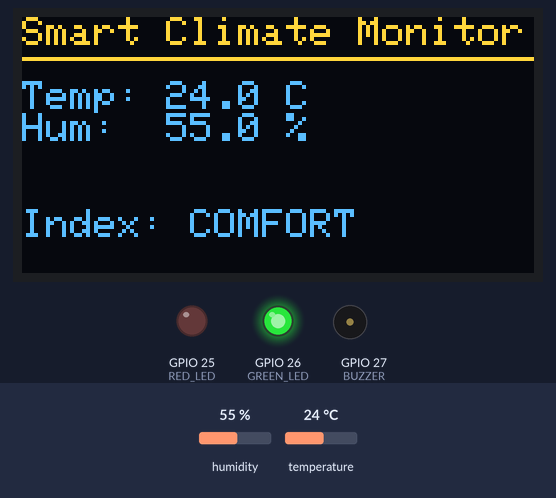
The sketch below on a simulated ESP32. Parts: 128×64 one-colour display, output pins drawn as LEDs (lit = HIGH), buzzer (waves = sounding, pin HIGH). The test bench sets the inputs (shaded band); at power-on: temperature 24 °C, humidity 55 %. The OLED is the two-colour kind (top 16 rows yellow); what the sketch prints to the serial monitor is not drawn.

Above: at 4.8 s.
4.9 s: temperature set to 37 °C
At 7.4 s:
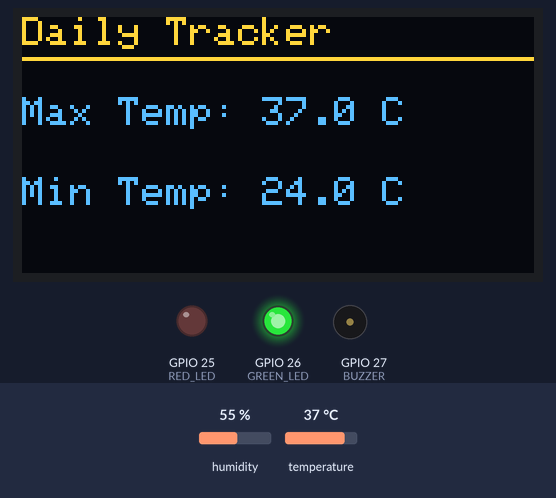
11.3 s: temperature set to 40 °C
At 12.9 s:
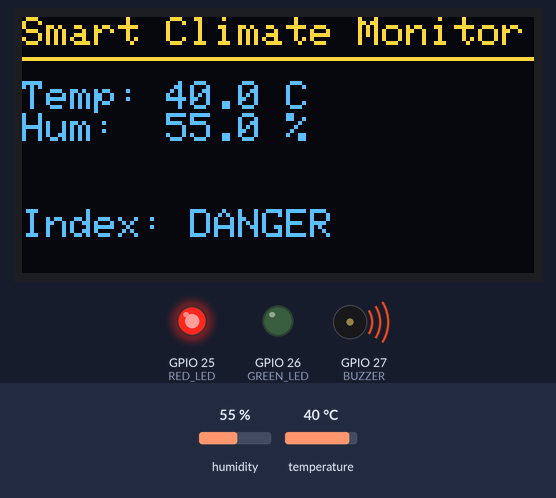
16.5 s: temperature set to 12 °C
At 21.2 s:
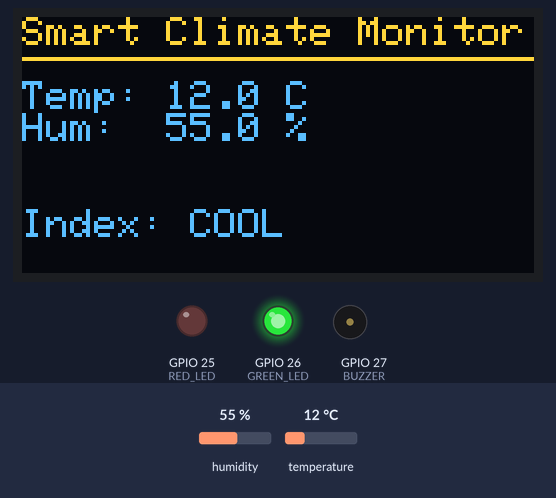
21.5 s: humidity set to 22 %
At 23.0 s:
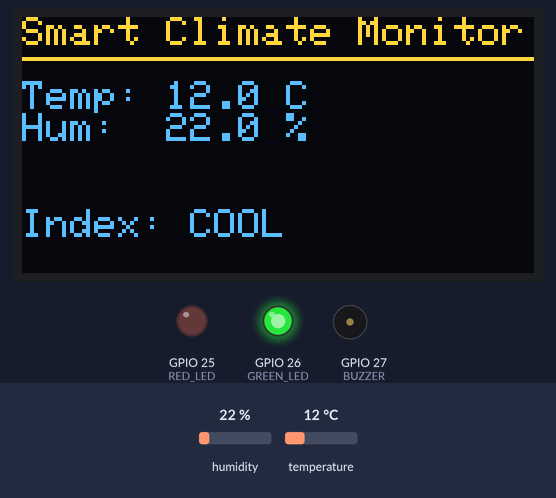
26.5 s: humidity set to 79 %
At 31.2 s:
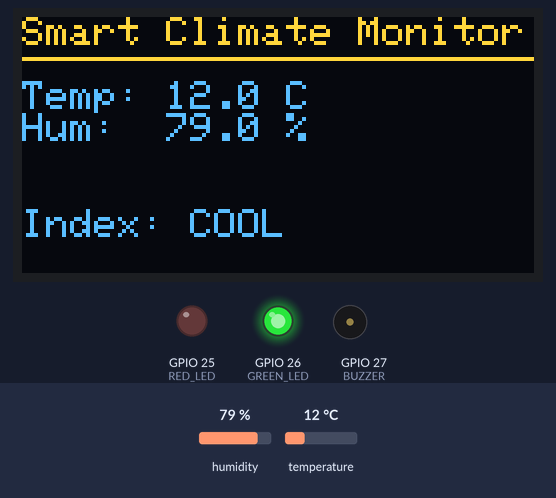
31.6 s: humidity set to 82 %
At 36.7 s:
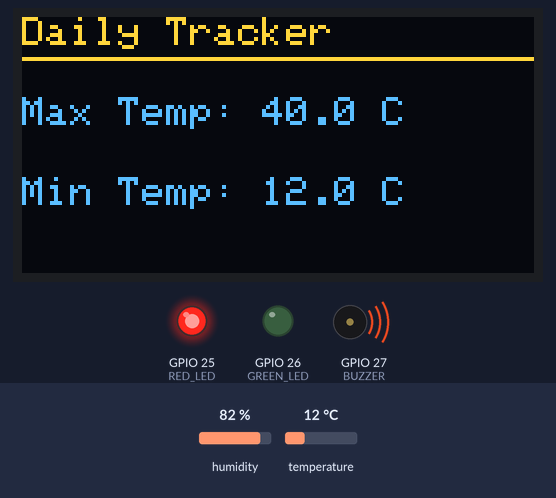
Timing chart, 0 to 41.7 s (numbered marks = the images above; inputs shaded):
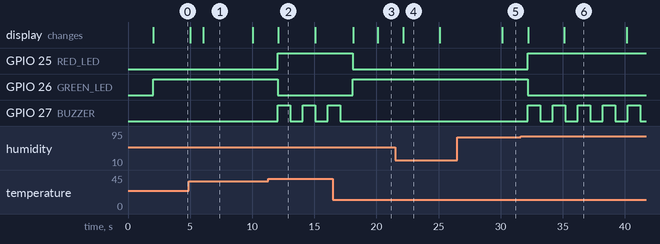

Measured:
- the behaviour switches between 38 and 39 °C on temperature (found by bisection; images 1 and 2)
- the behaviour switches between 80 and 81 % on humidity (found by bisection; images 5 and 6)
- after the input at 4.9 s, the display: first differs from a run without the input after 1.2 s (image 1)
- after the input at 11.3 s, GPIO 25 (RED_LED): LOW → HIGH after 0.77 s; GPIO 26 (GREEN_LED): HIGH → LOW after 0.77 s; GPIO 27 (BUZZER): alternates HIGH for 1.0 s and LOW for 1.0 s, starting after 0.77 s; the display: changes after 0.80 s (image 2)
- after the input at 16.5 s, GPIO 25 (RED_LED): HIGH → LOW after 1.6 s; GPIO 26 (GREEN_LED): LOW → HIGH after 1.6 s; GPIO 27 (BUZZER): goes on until 17.1 s, then stays LOW; the display: first changes after 1.6 s (image 3 shows a later state)
- after the input at 21.5 s, the display: changes after 0.66 s (image 4)
- after the input at 26.5 s, the display: changes after 3.6 s (image 5)
- after the input at 31.6 s, GPIO 25 (RED_LED): LOW → HIGH after 0.59 s; GPIO 26 (GREEN_LED): HIGH → LOW after 0.59 s; GPIO 27 (BUZZER): alternates HIGH for 1.0 s and LOW for 1.0 s, starting after 0.59 s; the display: first changes after 0.62 s (image 6 shows a later state)

The sketch:

p1-climate-monitor.ino
```cpp
#include <Wire.h>
#include <Adafruit_GFX.h>
#include <Adafruit_SSD1306.h>
#include <DHTesp.h>

// --- OLED Setup ---
#define SCREEN_WIDTH 128
#define SCREEN_HEIGHT 64
#define OLED_RESET -1
Adafruit_SSD1306 display(SCREEN_WIDTH, SCREEN_HEIGHT, &Wire, OLED_RESET);

// --- DHT11 Setup ---
DHTesp dht;

// --- Pin Definitions ---
const int DHT_PIN = 4;
const int RED_LED = 25;
const int GREEN_LED = 26;
const int BUZZER = 27;

// --- Timing Variables (for millis) ---
unsigned long lastReadTime = 0;
unsigned long lastLogTime = 0;
unsigned long lastScreenTime = 0;
unsigned long buzzerTurnOffTime = 0;

// --- Global Data ---
float currentTemp = 0.0;
float currentHum = 0.0;
float maxTemp = -100.0; // Starting low so first reading overrides it
float minTemp = 100.0;  // Starting high so first reading overrides it

String statusLabel = "STARTING";
bool buzzerActive = false;
int screenState = 0; // 0 = Main Live Readings, 1 = Bonus Max/Min screen

void setup() {
  Serial.begin(115200);

  // Initialize Output Pins
  pinMode(RED_LED, OUTPUT);
  pinMode(GREEN_LED, OUTPUT);
  pinMode(BUZZER, OUTPUT);

  // Initialize DHT11
  dht.setup(DHT_PIN, DHTesp::DHT11);

  // Initialize OLED (Address 0x3C is standard for 0.96" displays)
  if(!display.begin(SSD1306_SWITCHCAPVCC, 0x3C)) {
    Serial.println(F("SSD1306 allocation failed. Check wiring!"));
    for(;;); // Halt execution if screen fails
  }

  display.clearDisplay();
  display.setTextColor(WHITE);

  // Print CSV Header for Serial Monitor
  Serial.println("millis(),temp,humidity,status");
}

void loop() {
  unsigned long currentMillis = millis();

  // ---------------------------------------------------------
  // 1. Read DHT11 & Update Logic (Every 2 Seconds)
  // ---------------------------------------------------------
  if (currentMillis - lastReadTime >= 2000) {
    lastReadTime = currentMillis;

    TempAndHumidity data = dht.getTempAndHumidity();

    // Proceed only if the reading is successful
    if (dht.getStatus() == 0) {
      currentTemp = data.temperature;
      currentHum = data.humidity;

      // Bonus: Update Max/Min Tracker
      if (currentTemp > maxTemp) maxTemp = currentTemp;
      if (currentTemp < minTemp) minTemp = currentTemp;

      // Check Danger Thresholds
      bool isDanger = (currentTemp > 38.0 || currentHum > 80.0);

      if (isDanger) {
        statusLabel = "DANGER";
        digitalWrite(RED_LED, HIGH);
        digitalWrite(GREEN_LED, LOW);

        // Trigger buzzer for 1 second (non-blocking)
        if (!buzzerActive) {
            digitalWrite(BUZZER, HIGH);
            buzzerActive = true;
            buzzerTurnOffTime = currentMillis + 1000;
        }
      } else {
        digitalWrite(RED_LED, LOW);
        digitalWrite(GREEN_LED, HIGH);

        // Calculate Comfort Index
        if (currentTemp < 24.0) {
          statusLabel = "COOL";
        } else if (currentTemp <= 28.0 && currentHum <= 60.0) {
          statusLabel = "COMFORT";
        } else {
          statusLabel = "HOT";
        }
      }
    }
  }

  // ---------------------------------------------------------
  // 2. Buzzer Turn-Off Timer (Runs independently)
  // ---------------------------------------------------------
  if (buzzerActive && currentMillis >= buzzerTurnOffTime) {
    digitalWrite(BUZZER, LOW);
    buzzerActive = false;
  }

  // ---------------------------------------------------------
  // 3. Screen Switching (Bonus) & Display Update (Every 5 Secs)
  // ---------------------------------------------------------
  if (currentMillis - lastScreenTime >= 5000) {
    lastScreenTime = currentMillis;
    screenState = !screenState; // Toggle between screen 0 and 1
  }

  display.clearDisplay();

  if (screenState == 0) {
    // --- MAIN SCREEN ---
    display.setCursor(0, 0);
    display.setTextSize(1);
    display.println("Smart Climate Monitor");
    display.drawLine(0, 10, 128, 10, WHITE); // Header line separator

    display.setCursor(0, 16);
    display.setTextSize(1);
    display.print("Temp: "); display.print(currentTemp, 1); display.println(" C");
    display.print("Hum:  "); display.print(currentHum, 1); display.println(" %");

    display.setCursor(0, 48);
    display.print("Index: ");
    display.print(statusLabel);
  } else {
    // --- BONUS SCREEN: Daily Tracker ---
    display.setCursor(0, 0);
    display.setTextSize(1);
    display.println("Daily Tracker");
    display.drawLine(0, 10, 128, 10, WHITE);

    display.setCursor(0, 20);
    display.print("Max Temp: ");
    if(maxTemp != -100.0) display.print(maxTemp, 1); else display.print("--");
    display.println(" C");

    display.setCursor(0, 40);
    display.print("Min Temp: ");
    if(minTemp != 100.0) display.print(minTemp, 1); else display.print("--");
    display.println(" C");
  }
  display.display();

  // ---------------------------------------------------------
  // 4. CSV Logging (Every 5 Seconds)
  // ---------------------------------------------------------
  if (currentMillis - lastLogTime >= 5000) {
    lastLogTime = currentMillis;

    // Format: millis(),temp,humidity,status
    Serial.print(currentMillis);
    Serial.print(",");
    Serial.print(currentTemp, 1);
    Serial.print(",");
    Serial.print(currentHum, 1);
    Serial.print(",");
    Serial.println(statusLabel);
  }
}
```
